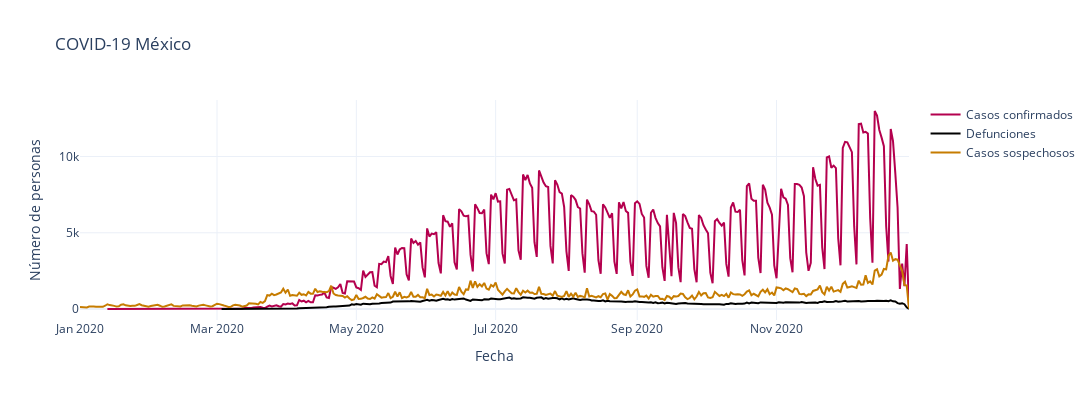

The cell this chart's notebook holds for it:
### Code cell
# Ploting each line in the same figure ...

# fig_2 = px.line(confirmados_por_fecha, x = "fecha_sintomas", y = "confirmados", width = 1000, height= 300,
#                  labels= dict(fecha_sintomas = "Fecha", confirmados = "Número de personas", name = "Casos confirmados"))

fig_2 = go.Figure()

fig_2.add_trace(go.Scatter(x = confirmados_por_fecha["fecha_ingreso"], y = confirmados_por_fecha["confirmados"], 
                mode = "lines",name = "Casos confirmados", line = dict(color = "#b4004e")) )
fig_2.add_trace(go.Scatter(x = defunciones_por_fecha["fecha_defuncion"], y = defunciones_por_fecha["defunciones"], 
                mode = "lines",name = "Defunciones", line = dict(color = "black") ) )
fig_2.add_trace(go.Scatter(x = sospechosos_por_fecha["fecha_sintomas"], y = sospechosos_por_fecha["sospechosos"],
                mode = "lines", name = "Casos sospechosos", line = dict(color = "#c67c00")))

fig_2.update_xaxes(showgrid = True, title = "Fecha")
fig_2.update_yaxes(showgrid = True , title = "Número de personas")
fig_2.update_layout( width = 1200, height= 400 , title = "COVID-19 México")
fig_2.show()

### Figure 1 — Plotly figure (JSON) as saved in the notebook; plotly's stock layout.template omitted (floating-point values rounded to 4 significant figures; data arrays with more than 128 entries replaced by an {"elided": "..."} marker saying what was removed)
{"data": [{"line": {"color": "#b4004e"}, "mode": "lines", "name": "Casos confirmados", "type": "scatter", "x": {"elided": "311 str values"}, "y": {"elided": "311 int values"}}, {"line": {"color": "black"}, "mode": "lines", "name": "Defunciones", "type": "scatter", "x": {"elided": "288 str values"}, "y": {"elided": "288 int values"}}, {"line": {"color": "#c67c00"}, "mode": "lines", "name": "Casos sospechosos", "type": "scatter", "x": {"elided": "364 str values"}, "y": {"elided": "364 int values"}}], "layout": {"height": 400, "title": {"text": "COVID-19 México"}, "width": 1200, "xaxis": {"showgrid": true, "title": {"text": "Fecha"}}, "yaxis": {"showgrid": true, "title": {"text": "Número de personas"}}}}
